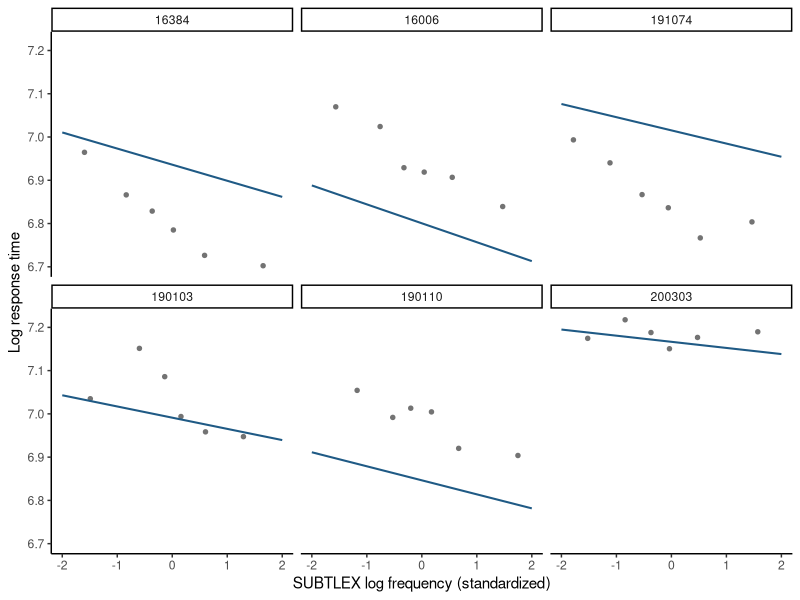

Write R code to recreate this figure.
## ---- chunk 1
#| label: mald-random-slopes
library(lme4)
library(ggplot2)

mald <- read.csv("data/mald/mald-connected-trials.csv")
mald <- subset(mald, correct == 1L)

standardize <- function(x) {
  as.numeric(scale(x))
}

mald$z_frequency <- standardize(mald$log_frequency_subtlex)
mald$z_duration <- standardize(mald$log_duration)
mald$z_trial <- standardize(mald$trial_order)

within_participant_range <- aggregate(
  z_frequency ~ participant_id,
  data = mald,
  FUN = function(x) diff(range(x))
)
within_item_range <- aggregate(
  z_frequency ~ item,
  data = mald,
  FUN = function(x) diff(range(x))
)

fit <- lmer(
  log_rt ~ z_frequency + z_duration + z_trial +
    (1 + z_frequency | participant_id) +
    (1 | item),
  data = mald,
  REML = TRUE,
  control = lmerControl(
    optimizer = "bobyqa",
    optCtrl = list(maxfun = 200000L)
  )
)

support_summary <- c(
  minimum_participant_range = min(within_participant_range$z_frequency),
  maximum_participant_range = max(within_participant_range$z_frequency),
  maximum_item_range = max(within_item_range$z_frequency)
)
support_summary

data.frame(
  restricted_log_likelihood = as.numeric(logLik(fit)),
  maximum_absolute_objective_gradient =
    max(abs(fit@optinfo$derivs$gradient))
)
## ---- chunk 2
#| label: two-participant-frequency-ranges
#| echo: true
range_examples <- within_participant_range[
  order(within_participant_range$z_frequency)[c(1L, nrow(within_participant_range))],
]
range_examples
## ---- chunk 3
#| label: plot-mald-slopes
participant_effects <- ranef(fit)$participant_id
participant_slopes <- data.frame(
  participant_id = rownames(participant_effects),
  slope_deviation = participant_effects[["z_frequency"]],
  row.names = NULL
)
participant_slopes <- participant_slopes[
  order(participant_slopes$slope_deviation),
]

selected_index <- unique(round(seq(
  1,
  nrow(participant_slopes),
  length.out = 6L
)))
selected_participants <- participant_slopes$participant_id[selected_index]

participant_slopes[c(1L, nrow(participant_slopes)), ]

selected_raw <- mald[
  mald$participant_id %in% selected_participants,
]
selected_raw$participant_id <- factor(
  selected_raw$participant_id,
  levels = selected_participants
)
selected_raw$frequency_bin <- ave(
  selected_raw$z_frequency,
  selected_raw$participant_id,
  FUN = function(x) {
    cut(
      x,
      breaks = unique(quantile(x, seq(0, 1, length.out = 7L))),
      include.lowest = TRUE,
      labels = FALSE
    )
  }
)
selected_bins <- aggregate(
  cbind(z_frequency, log_rt) ~ participant_id + frequency_bin,
  data = selected_raw,
  FUN = mean
)

participant_grid <- expand.grid(
  participant_id = factor(
    selected_participants,
    levels = selected_participants
  ),
  z_frequency = seq(-2, 2, length.out = 80L),
  z_duration = 0,
  z_trial = 0
)
participant_grid$item <- factor(
  levels(factor(mald$item))[[1L]],
  levels = levels(factor(mald$item))
)
participant_grid$fitted_log_rt <- predict(
  fit,
  newdata = participant_grid,
  re.form = ~(1 + z_frequency | participant_id),
  allow.new.levels = TRUE
)

ggplot(selected_bins, aes(x = z_frequency, y = log_rt)) +
  geom_point(color = "grey45", size = 1.2) +
  geom_line(
    data = participant_grid,
    aes(y = fitted_log_rt),
    color = "#1F5A85",
    linewidth = 0.7
  ) +
  facet_wrap(~participant_id, ncol = 3) +
  labs(
    x = "SUBTLEX log frequency (standardized)",
    y = "Log response time"
  ) +
  theme_classic()
